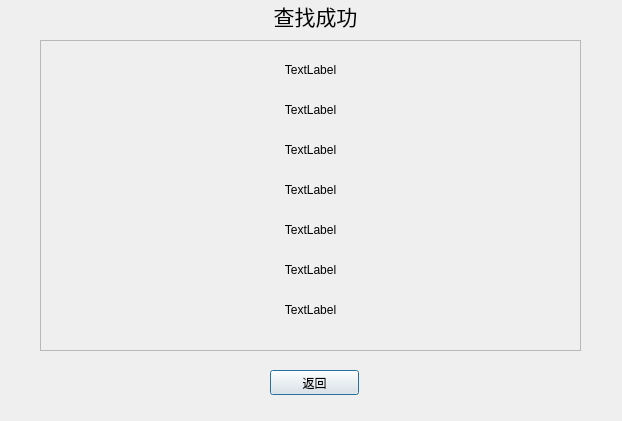
<?xml version="1.0" encoding="UTF-8"?>
<ui version="4.0">
 <class>Findbook</class>
 <widget class="QDialog" name="Findbook">
  <property name="geometry">
   <rect>
    <x>0</x>
    <y>0</y>
    <width>622</width>
    <height>421</height>
   </rect>
  </property>
  <property name="windowTitle">
   <string>Dialog</string>
  </property>
  <widget class="QPushButton" name="pushButton">
   <property name="geometry">
    <rect>
     <x>270</x>
     <y>370</y>
     <width>89</width>
     <height>25</height>
    </rect>
   </property>
   <property name="text">
    <string>返回</string>
   </property>
  </widget>
  <widget class="QLabel" name="label">
   <property name="geometry">
    <rect>
     <x>270</x>
     <y>0</y>
     <width>91</width>
     <height>31</height>
    </rect>
   </property>
   <property name="font">
    <font>
     <pointsize>16</pointsize>
    </font>
   </property>
   <property name="text">
    <string>&lt;html&gt;&lt;head/&gt;&lt;body&gt;&lt;p align=&quot;center&quot;&gt;查找成功&lt;/p&gt;&lt;/body&gt;&lt;/html&gt;</string>
   </property>
  </widget>
  <widget class="QFrame" name="frame">
   <property name="geometry">
    <rect>
     <x>40</x>
     <y>40</y>
     <width>541</width>
     <height>311</height>
    </rect>
   </property>
   <property name="frameShape">
    <enum>QFrame::StyledPanel</enum>
   </property>
   <property name="frameShadow">
    <enum>QFrame::Raised</enum>
   </property>
   <widget class="QLabel" name="label_2">
    <property name="geometry">
     <rect>
      <x>0</x>
      <y>20</y>
      <width>541</width>
      <height>20</height>
     </rect>
    </property>
    <property name="text">
     <string>&lt;html&gt;&lt;head/&gt;&lt;body&gt;&lt;p align=&quot;center&quot;&gt;TextLabel&lt;/p&gt;&lt;/body&gt;&lt;/html&gt;</string>
    </property>
    <property name="alignment">
     <set>Qt::AlignCenter</set>
    </property>
    <property name="textInteractionFlags">
     <set>Qt::LinksAccessibleByMouse|Qt::TextSelectableByMouse</set>
    </property>
   </widget>
   <widget class="QLabel" name="label_3">
    <property name="geometry">
     <rect>
      <x>0</x>
      <y>60</y>
      <width>541</width>
      <height>20</height>
     </rect>
    </property>
    <property name="text">
     <string>&lt;html&gt;&lt;head/&gt;&lt;body&gt;&lt;p align=&quot;center&quot;&gt;TextLabel&lt;/p&gt;&lt;/body&gt;&lt;/html&gt;</string>
    </property>
    <property name="alignment">
     <set>Qt::AlignCenter</set>
    </property>
    <property name="textInteractionFlags">
     <set>Qt::LinksAccessibleByMouse|Qt::TextSelectableByMouse</set>
    </property>
   </widget>
   <widget class="QLabel" name="label_4">
    <property name="geometry">
     <rect>
      <x>0</x>
      <y>100</y>
      <width>541</width>
      <height>20</height>
     </rect>
    </property>
    <property name="text">
     <string>&lt;html&gt;&lt;head/&gt;&lt;body&gt;&lt;p align=&quot;center&quot;&gt;TextLabel&lt;/p&gt;&lt;/body&gt;&lt;/html&gt;</string>
    </property>
    <property name="alignment">
     <set>Qt::AlignCenter</set>
    </property>
    <property name="textInteractionFlags">
     <set>Qt::LinksAccessibleByMouse|Qt::TextSelectableByMouse</set>
    </property>
   </widget>
   <widget class="QLabel" name="label_5">
    <property name="geometry">
     <rect>
      <x>0</x>
      <y>140</y>
      <width>541</width>
      <height>20</height>
     </rect>
    </property>
    <property name="text">
     <string>&lt;html&gt;&lt;head/&gt;&lt;body&gt;&lt;p align=&quot;center&quot;&gt;TextLabel&lt;/p&gt;&lt;/body&gt;&lt;/html&gt;</string>
    </property>
    <property name="alignment">
     <set>Qt::AlignCenter</set>
    </property>
    <property name="textInteractionFlags">
     <set>Qt::LinksAccessibleByMouse|Qt::TextSelectableByMouse</set>
    </property>
   </widget>
   <widget class="QLabel" name="label_6">
    <property name="geometry">
     <rect>
      <x>0</x>
      <y>180</y>
      <width>541</width>
      <height>20</height>
     </rect>
    </property>
    <property name="text">
     <string>&lt;html&gt;&lt;head/&gt;&lt;body&gt;&lt;p align=&quot;center&quot;&gt;TextLabel&lt;/p&gt;&lt;/body&gt;&lt;/html&gt;</string>
    </property>
    <property name="alignment">
     <set>Qt::AlignCenter</set>
    </property>
    <property name="textInteractionFlags">
     <set>Qt::LinksAccessibleByMouse|Qt::TextSelectableByMouse</set>
    </property>
   </widget>
   <widget class="QLabel" name="label_7">
    <property name="geometry">
     <rect>
      <x>0</x>
      <y>220</y>
      <width>541</width>
      <height>20</height>
     </rect>
    </property>
    <property name="text">
     <string>&lt;html&gt;&lt;head/&gt;&lt;body&gt;&lt;p align=&quot;center&quot;&gt;TextLabel&lt;/p&gt;&lt;/body&gt;&lt;/html&gt;</string>
    </property>
    <property name="alignment">
     <set>Qt::AlignCenter</set>
    </property>
    <property name="textInteractionFlags">
     <set>Qt::LinksAccessibleByMouse|Qt::TextSelectableByMouse</set>
    </property>
   </widget>
   <widget class="QLabel" name="label_8">
    <property name="geometry">
     <rect>
      <x>0</x>
      <y>260</y>
      <width>541</width>
      <height>20</height>
     </rect>
    </property>
    <property name="text">
     <string>&lt;html&gt;&lt;head/&gt;&lt;body&gt;&lt;p align=&quot;center&quot;&gt;TextLabel&lt;/p&gt;&lt;/body&gt;&lt;/html&gt;</string>
    </property>
    <property name="alignment">
     <set>Qt::AlignCenter</set>
    </property>
    <property name="textInteractionFlags">
     <set>Qt::LinksAccessibleByMouse|Qt::TextSelectableByMouse</set>
    </property>
   </widget>
  </widget>
 </widget>
 <resources/>
 <connections>
  <connection>
   <sender>pushButton</sender>
   <signal>clicked()</signal>
   <receiver>Findbook</receiver>
   <slot>close()</slot>
   <hints>
    <hint type="sourcelabel">
     <x>194</x>
     <y>262</y>
    </hint>
    <hint type="destinationlabel">
     <x>199</x>
     <y>149</y>
    </hint>
   </hints>
  </connection>
 </connections>
</ui>
